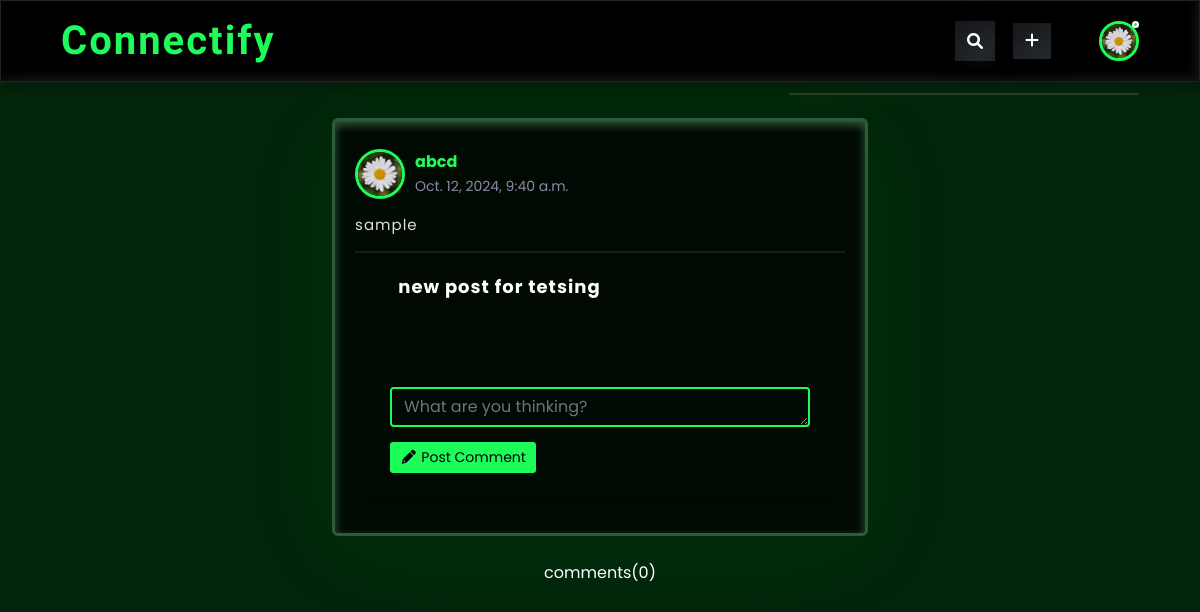
Page /comment/21/ (signed in) on the earlier database version.
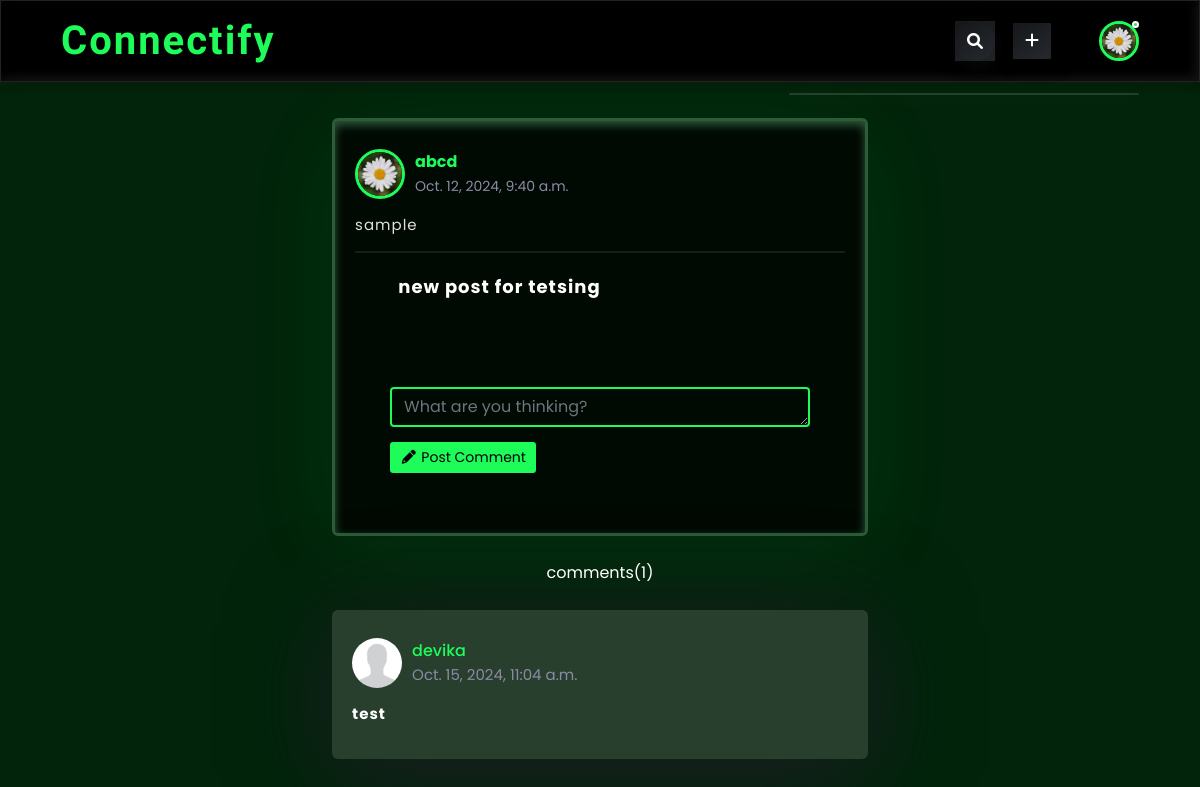
Same page on the later database version.
### home/models.py (models this page shows)
class comments(models.Model):
    post=models.ForeignKey(post_table,on_delete=models.CASCADE,related_name='posts',default='')
    user=models.ForeignKey(userprofile,on_delete=models.CASCADE,related_name='user')
    comment=models.CharField(max_length=300,blank=False)
    date=models.DateTimeField(auto_now_add=True)

class userprofile(models.Model):
    username=models.CharField(max_length=200)
    firstname=models.CharField(blank=True,max_length=200)
    lastname=models.CharField(blank=True,max_length=200)
    email=models.EmailField(blank=True)
    profile_pic=models.ImageField(upload_to='profiles',default='profiles/img.jpg')
    followers=models.ManyToManyField(User,blank=True,related_name='followers')
    following=models.ManyToManyField(User,blank=True,related_name='following')
    bio=models.CharField(max_length=200,blank=True)

### home/views.py (the view, shortened to what this page needs)
# urls.py: path('comment/<int:id>/',views.comment,name='comment'),
@login_required(login_url='auth/')
def comment(request,id):
    post=post_table.objects.get(id=id)
    currentuser=userprofile.objects.get(username=request.user)
    postcomments=comments.objects.filter(post=post)
    print(currentuser)
    context={
            'comments':postcomments,
            'userprofile':currentuser,
            'posts':post,
    }
    return render(request,'comments.html',context)

### templates/comments.html (shortened to what this page needs)
{% extends 'base.html' %}
{% load static %}
{% block body %}
<div class="container"style="background-color:transparent;">
    <div class="main-content">
        <div class="post-container"style=" background:rgba(0,0,0,.75);
      box-shadow: inset 0 4px 10px rgba(91, 176, 114, 0.5), 0 15px 100px #1efc5911;
      border: 3px solid rgba(91, 176, 114, 0.5);">
            <div class="post-row">
                <div class="user-profile">
                    <a href="{% url 'home:profile' posts.user %}">
                        <img src="{{posts.post_profile.profile_pic.url}}"
                            style="height: 50px;width:50px;border:3px solid  #1efc5a ;background-color: white;" />
                    </a>
                    <div>
                        <p class="fw-bold" style="color:#1efc5a">{{posts.user}}</p>
                        <span style="font-size: 14px;color:#8c8aa7;">{{posts.upload_date}}</span>
                    </div>
                </div>
            </div>
            <p class="post-text fw-normal" style="font-weight: bold;letter-spacing:1px;color: rgb(224, 224, 224);">
                {{posts.caption}}
            </p>
            <hr>
            <div class="post-row" style="place-items: center;">
                <div class="post-img p-1 fw-bolder"
                    style="width:70% ;margin-left: 8%;min-height:80px;font-size:18px;color:rgb(255, 255, 255);letter-spacing: 1px;">{{posts.post}}</div>
            </div>
            <div class="box" style="background-color:transparent;">
                <div class="col-md-12 bootstrap snippets">
                    <div class="panel">
                        <form class="panel-body" action="{% url 'home:comment' posts.id %}" method="post"
                            id="commentform">
                            <textarea class="form-control" rows="1" placeholder="What are you thinking?" name='comment'
                                id="comment" style='border:2px solid #1efc5a; background-color: transparent;color: white;' required></textarea>
                            <div class="mar-top clearfix">
                                <button class="btn btn-sm btn-primary pull-right" type="submit" style="background: #1efc5a;
                                border: none; color: #000;">
                                    <i class="fa fa-pencil fa-fw" style="color: #000;"></i> Post Comment</button>
                            </div>
                        </form>
                    </div>
                </div>
            </div>
        </div>
        {% if comments %}
        <div class="container p-0" style="background-color: transparent;">
            comments( <p id='commentcount' style="margin: 0;">{{comments.count}}</p>)
        </div>
        {% for i in comments reversed %}
        <div id="commentbox" >
            <div class="post-container {{i.id}}" id="post-container" style="background-color: rgb(40, 63, 46);" >
                <div class="post-row">
                    <div class="user-profile">
                        <a href="{% url 'home:profile' i.user.username %}">
                            <img src="{{i.user.profile_pic.url}}" style="width:50px ;height:50px;" />
                        </a>
                        <div>
                            <p style="color:#1efc5a;">{{i.user.username}}</p>
                            <span style="font-size: 15px;color: #8c8aa7;">{{i.date}}</span>
                        </div>
                    </div>
                </div>
                <p class="post-text" style="font-weight: bold;letter-spacing:1px;color:white;letter-spacing: 1px;">
                    {{i.comment}}
                </p>
            </div>
        </div>
        {% endfor %}
        {% else %}
        <div class="container p-0" style="background-color: transparent;">
            comments( <p id='commentcount' style="margin: 0;">0</p>)
        </div>
    </div>
    {% endif %}
</div>
{% endblock %}

Differences in the rows shown:
added comments: user.profile_pic (picture), user.username "devika", date "Oct. 15, 2024, 11:04 a.m.", comment "test"
Other differences:
{{ comments.count }}: (not shown) → "1"
text no longer shown: "0"
